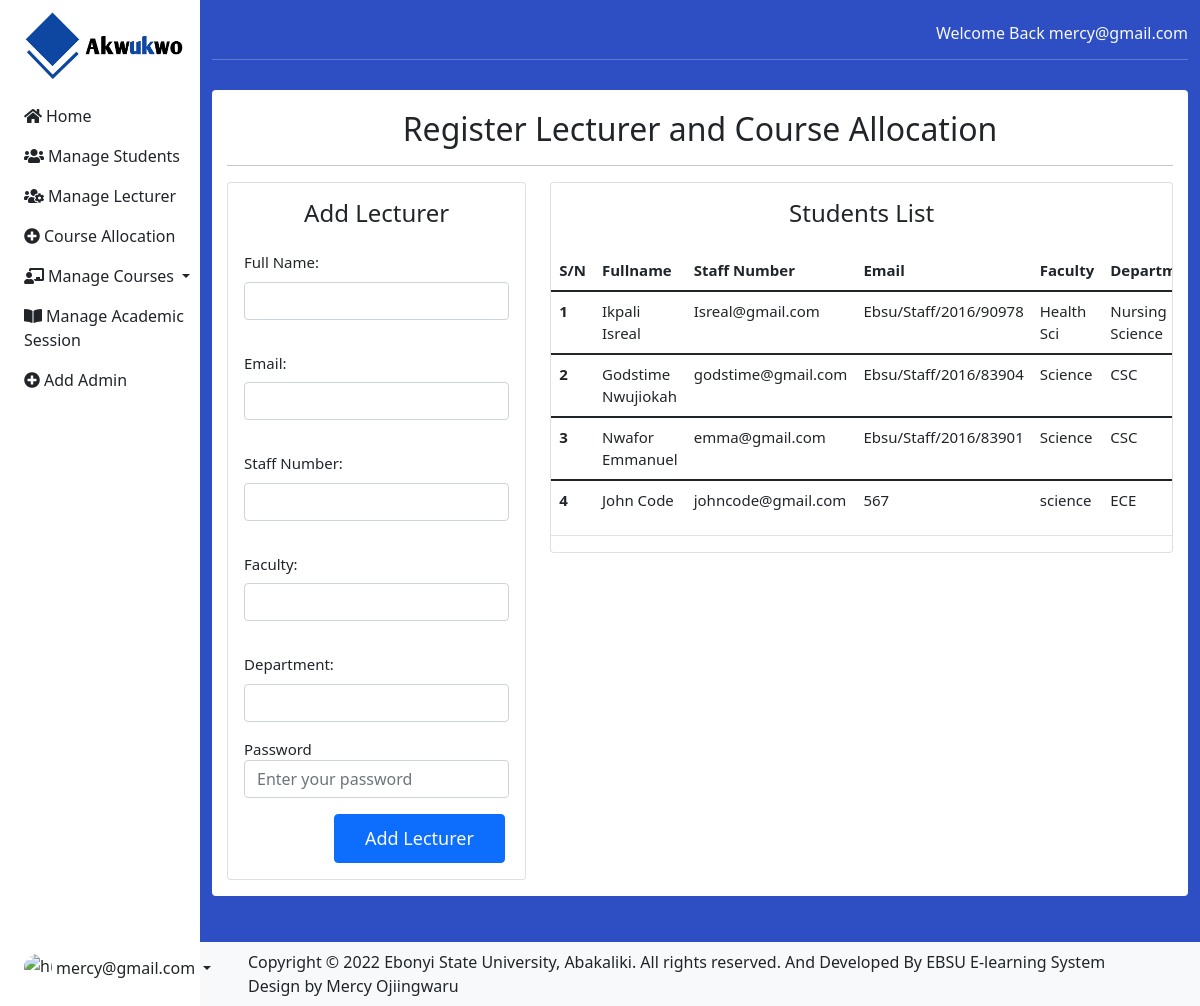
The app's page /admin/index.php?a=staff&b=lecturer (signed in) with its own data.
### tables this page shows
CREATE TABLE `lecturer` (
  `id` int(10) NOT NULL,
  `name` varchar(100) NOT NULL,
  `email` varchar(100) NOT NULL,
  `staffnumber` varchar(30) NOT NULL,
  `faculty` varchar(20) NOT NULL,
  `dept` varchar(20) NOT NULL,
  `password` varchar(256) NOT NULL
);

### admin/index.php (called while the page is built, shortened)
<?php
require_once 'header.php';
?>
<?php
require_once 'footer.php';
?>

### server/classes/dbconnection.php (called while the page is built, shortened)
<?php
class DbConnection {
	private $host = "localhost";
	private $dbname = "e-learning";
	private $username = "root";
	private $password = "";
	public function __construct() {
		try {
			$this->connection =
			new PDO('mysql:host=' . $this->host . ';dbname=' . $this->dbname, $this->username, $this->password);
		} catch(PDOException $ex) {
			echo $ex->getMessage();
		}
	}
}
?>

### server/classes/fetchData.php (called while the page is built, shortened)
<?php
require_once('dbconnection.php');
class fetchData extends DbConnection
{
    public function displayAllLecturer()
    {
        $sql = "SELECT * FROM lecturer ORDER BY id";
        $qry = $this->connection->prepare($sql);
        $exec = $qry->execute(array());
        if ($qry->errorCode() == 0) {
            if ($qry->rowCount() > 0) {
                return $qry->fetchAll(PDO::FETCH_ASSOC);
            } else {
                return 0;
            }
        } else {
            return array('status' => 0, 'message' => $qry->errorInfo());
        }
    }
}

### admin/staff.php (the view, shortened to what this page needs)
<?php
require_once '../server/classes/fetchData.php';
?>
<div class="mt-4 pb-3">
    <div class="container wrap pb-3 text-dark">
      <h2 class="text-center">Register Lecturer and Course Allocation</h2><hr>
      <div class="row">
          <div class="col col-lg-4 col-md-12">
            <div class="card card-body">
                <h4 class="card-title text-center">Add Lecturer</h4>
                <form method="post" class="form-horizontal m-t-30" id="addLecturer">
                  <div class="mb-3">
                    <label for="exampleInputName" class="form-label">Full Name:</label>
                    <input type="text" class="form-control" name="fullname" id="exampleInputNam" aria-describedby="nameHelp" name="fname">
                  </div>
                  <div class="mb-3">
                    <label for="exampleInputName" class="form-label">Email:</label>
                    <input type="email" class="form-control" name="email" id="exampleInputame" aria-describedby="nameHelp">
                  </div>
                  <div class="mb-3">
                    <label for="exampleInputName" class="form-label">Staff Number:</label>
                    <input type="text" class="form-control" name="staffnumber" id="exampleInptName" aria-describedby="nameHelp">
                  </div>
                  <div class="mb-3">
                    <label for="exampleInputName" class="form-label">Faculty:</label>
                    <input type="text" class="form-control" name="faculty" id="examleInputName" aria-describedby="nameHelp">
                  </div>
                  <div class="mb-3">
                    <label for="exampleInputName" class="form-label">Department:</label>
                    <input type="text" class="form-control" name="dept" id="exapleInputName" aria-describedby="nameHelp">
                  </div>
                  <div class="form-group">
                      <label>Password</label>
                      <input type="password" name="password" class="form-control" placeholder="Enter your password">
                  </div>
                    <div class="form-group mt-3">
                        <button class="btn btn-primary submitbtn text-light btn-rounded waves-effect waves-light m-b-40" name="btnAdd" type="submit">Add Lecturer</button>
                    </div>
                </form>
              </div>
          </div>
          <div class="col col-lg-8 col-md-12">
              <div class="card">
                  <div class="card-body">
                      <h4 class="card-title text-center">Students List</h4>
                  </div>
                  <div class="table-responsive" style="overflow-x:scroll;">
                      <table class="table table-hover">
                          <thead>
                              <tr>
                              <th scope="col">S/N</th>
                                  <th scope="col">Fullname</th>
                                  <th scope="col">Staff Number</th>
                                  <th scope="col">Email</th>
                                  <th scope="col">Faculty</th>
                                  <th scope="col">Department</th>
                              </tr>
                          </thead>
                          <?php
                            $fetchData = new fetchData;
                            $fetchResponse = $fetchData->displayAllLecturer();
                            if(is_array($fetchResponse)){
                              if(isset($fetchResponse['status'])){
                                  '<div class="alert alert-danger">'.print_r($fetchResponse['message']).'</div>';
                              }else {
                                $count = 1;
                                foreach($fetchResponse as $row){
                          ?>
                          <tbody>
                            <tr>
                              <th scope="row"><?php echo $count; ?></th>
                              <td><?php echo $row['name']?></td>
                              <td><?php echo $row['email']?></td>
                              <td><?php echo $row['staffnumber']?></td>
                              <td><?php echo $row['faculty']?></td>
                              <td><?php echo $row['dept']?></td>
                            </tr>
                          </tbody>
                          <?php
                            $count+=1;
                            }}}
                          ?>
                      </table>
                  </div>
              </div>
          </div>
      </div>
    </div>
  </div>

### assets/css/style.css (style rules this page uses)
* { margin:0; padding: 0; box-sizing: border-box; }
.wrap { background: #fff; border-radius: 4px; font-size: 15px; }
.submitbtn { padding: 10px 30px; margin-left: 90px; font-size: 1.2em; }
.form-label { margin-top: 1rem; }
.container { margin: 30px auto; background: white; padding: 20px 15px; }

### records on screen
lecturer: name "Ikpali Isreal", email "Isreal@gmail.com", staffnumber "Ebsu/Staff/2016/90978", faculty "Health Sci", dept "Nursing Science"
lecturer: name "Godstime Nwujiokah", email "godstime@gmail.com", staffnumber "Ebsu/Staff/2016/83904", faculty "Science", dept "CSC"
lecturer: name "Nwafor Emmanuel", email "emma@gmail.com", staffnumber "Ebsu/Staff/2016/83901", faculty "Science", dept "CSC"
lecturer: name "John Code", email "johncode@gmail.com", staffnumber "567", faculty "science", dept "ECE"

### other values on screen
$_SESSION['email'] "mercy@gmail.com"
FULL_NAME "EBSU E-learning System"
DEVELOPERNAME "Mercy Ojiingwaru"
